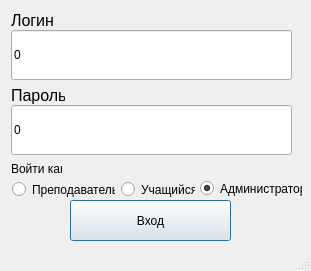
<?xml version="1.0" encoding="UTF-8"?>
<ui version="4.0">
 <class>Meet</class>
 <widget class="QMainWindow" name="Meet">
  <property name="geometry">
   <rect>
    <x>0</x>
    <y>0</y>
    <width>311</width>
    <height>271</height>
   </rect>
  </property>
  <property name="windowTitle">
   <string>MainWindow</string>
  </property>
  <widget class="QWidget" name="centralwidget">
   <widget class="QRadioButton" name="radioButton">
    <property name="geometry">
     <rect>
      <x>12</x>
      <y>181</y>
      <width>103</width>
      <height>17</height>
     </rect>
    </property>
    <property name="text">
     <string>Преподаватель</string>
    </property>
   </widget>
   <widget class="QRadioButton" name="radioButton_2">
    <property name="geometry">
     <rect>
      <x>121</x>
      <y>181</y>
      <width>74</width>
      <height>17</height>
     </rect>
    </property>
    <property name="text">
     <string>Учащийся</string>
    </property>
    <property name="checked">
     <bool>false</bool>
    </property>
   </widget>
   <widget class="QLabel" name="label_3">
    <property name="geometry">
     <rect>
      <x>11</x>
      <y>161</y>
      <width>51</width>
      <height>16</height>
     </rect>
    </property>
    <property name="text">
     <string>Войти как</string>
    </property>
   </widget>
   <widget class="QRadioButton" name="radioButton_3">
    <property name="geometry">
     <rect>
      <x>200</x>
      <y>180</y>
      <width>102</width>
      <height>17</height>
     </rect>
    </property>
    <property name="text">
     <string>Администратор</string>
    </property>
    <property name="checked">
     <bool>true</bool>
    </property>
   </widget>
   <widget class="QLabel" name="label">
    <property name="geometry">
     <rect>
      <x>11</x>
      <y>11</y>
      <width>45</width>
      <height>19</height>
     </rect>
    </property>
    <property name="font">
     <font>
      <pointsize>12</pointsize>
     </font>
    </property>
    <property name="text">
     <string>Логин</string>
    </property>
   </widget>
   <widget class="QLineEdit" name="lineEdit">
    <property name="geometry">
     <rect>
      <x>11</x>
      <y>30</y>
      <width>281</width>
      <height>50</height>
     </rect>
    </property>
    <property name="minimumSize">
     <size>
      <width>0</width>
      <height>50</height>
     </size>
    </property>
    <property name="text">
     <string>0</string>
    </property>
    <property name="placeholderText">
     <string>Логин</string>
    </property>
   </widget>
   <widget class="QLabel" name="label_2">
    <property name="geometry">
     <rect>
      <x>11</x>
      <y>86</y>
      <width>54</width>
      <height>19</height>
     </rect>
    </property>
    <property name="font">
     <font>
      <pointsize>12</pointsize>
     </font>
    </property>
    <property name="text">
     <string>Пароль</string>
    </property>
   </widget>
   <widget class="QLineEdit" name="lineEdit_2">
    <property name="enabled">
     <bool>true</bool>
    </property>
    <property name="geometry">
     <rect>
      <x>11</x>
      <y>105</y>
      <width>281</width>
      <height>50</height>
     </rect>
    </property>
    <property name="minimumSize">
     <size>
      <width>0</width>
      <height>50</height>
     </size>
    </property>
    <property name="contextMenuPolicy">
     <enum>Qt::CustomContextMenu</enum>
    </property>
    <property name="text">
     <string>0</string>
    </property>
    <property name="placeholderText">
     <string>Пароль</string>
    </property>
   </widget>
   <widget class="QPushButton" name="pushButton">
    <property name="geometry">
     <rect>
      <x>70</x>
      <y>200</y>
      <width>161</width>
      <height>41</height>
     </rect>
    </property>
    <property name="text">
     <string>Вход</string>
    </property>
    <property name="default">
     <bool>true</bool>
    </property>
    <property name="flat">
     <bool>false</bool>
    </property>
   </widget>
  </widget>
  <widget class="QStatusBar" name="statusbar"/>
 </widget>
 <resources/>
 <connections/>
</ui>
